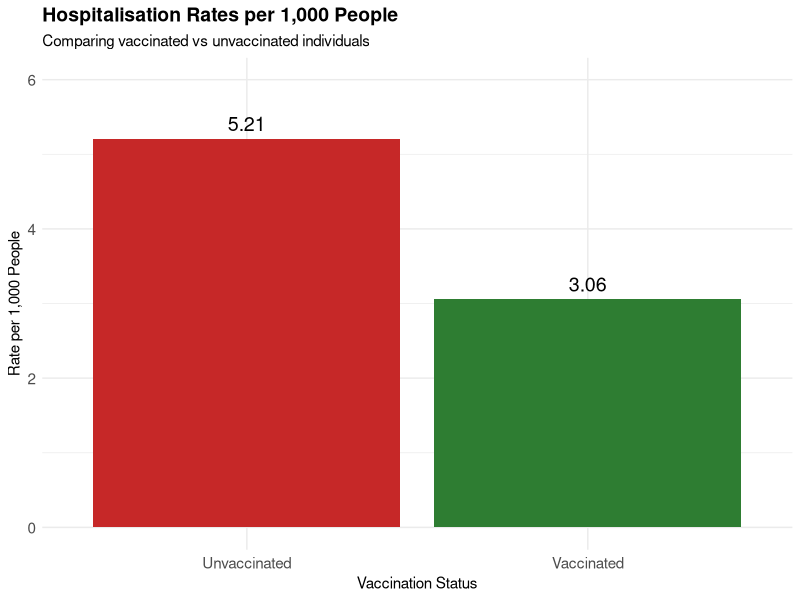
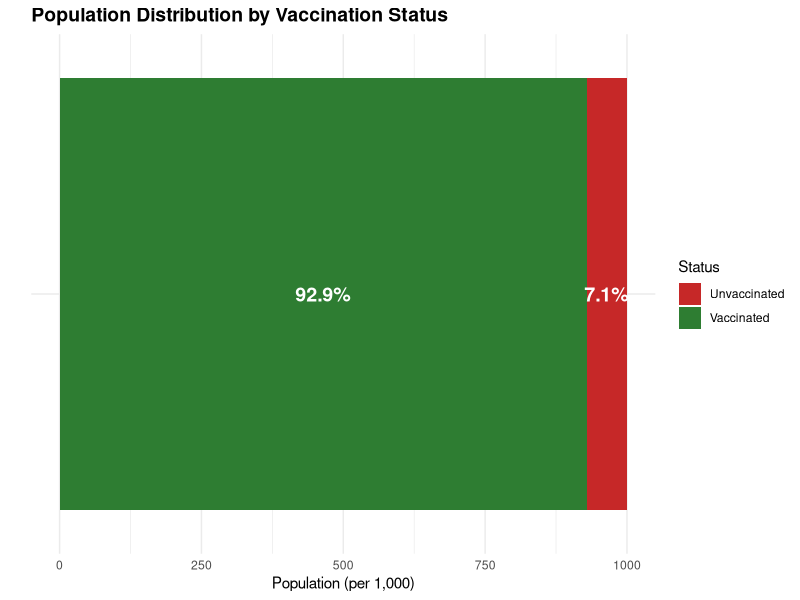
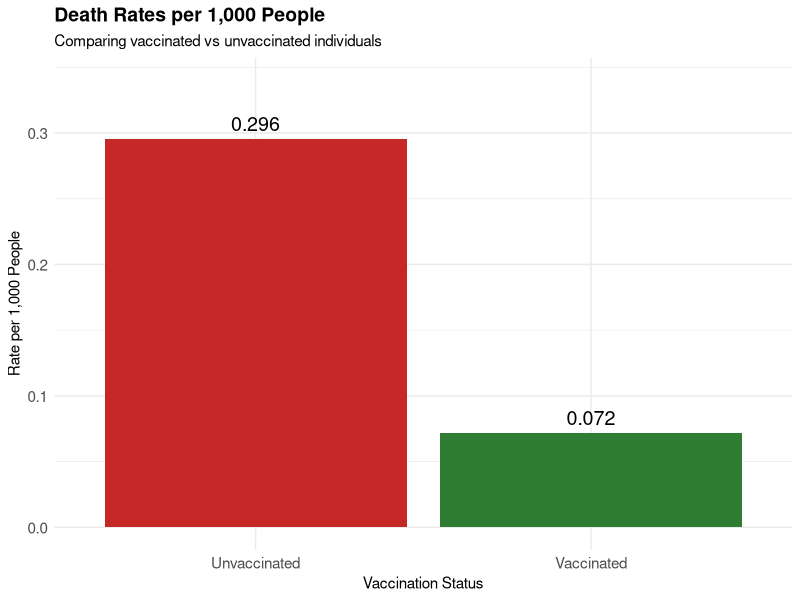

Source code (R) for these figures, in order:
## ---- chunk 1
knitr::opts_chunk$set(echo = TRUE)
require(ggplot2)
## ---- chunk 2
# Population data (per 1,000 people for rate calculation)
total_population <- 1000
vaccination_rate <- 0.929 # 92.9% vaccination rate in NSW, Jan 2022
vaccinated_population <- vaccination_rate * total_population
unvaccinated_population <- (1 - vaccination_rate) * total_population

# Hospitalisation numbers from NSW Health data
vaccinated_hospitalised <- 2627 + 215 # ICU + ward
unvaccinated_hospitalised <- 315 + 55 # ICU + ward

# Death numbers from NSW Health data
vaccinated_deaths <- 67
unvaccinated_deaths <- 21
## ---- chunk 3
unvaccinated_hospitalisation_rate <- unvaccinated_hospitalised / unvaccinated_population
## ---- chunk 4
vaccinated_hospitalisation_rate <- vaccinated_hospitalised / vaccinated_population
## ---- chunk 5
hospitalisation_rate_ratio <- unvaccinated_hospitalisation_rate / vaccinated_hospitalisation_rate
## ---- chunk 6
# Common theme for all visualisations
base_theme <- theme_minimal() +
  theme(
    legend.position = "none",
    plot.title = element_text(size = 14, face = "bold"),
    axis.text = element_text(size = 11)
  )

# Common colour palette
status_colours <- c("Vaccinated" = "#2E7D32", "Unvaccinated" = "#C62828")

# Create data frame for visualisation
hospital_data <- data.frame(
  Status = c("Vaccinated", "Unvaccinated"),
  Rate = c(vaccinated_hospitalisation_rate, unvaccinated_hospitalisation_rate),
  Population = c(vaccinated_population, unvaccinated_population),
  Hospitalised = c(vaccinated_hospitalised, unvaccinated_hospitalised)
)

# Hospitalisation rates comparison
ggplot(hospital_data, aes(x = Status, y = Rate, fill = Status)) +
  geom_col() +
  geom_text(aes(label = round(Rate, 2)), vjust = -0.5, size = 5) +
  scale_fill_manual(values = status_colours) +
  expand_limits(y = max(hospital_data$Rate) * 1.15) +
  labs(
    title = "Hospitalisation Rates per 1,000 People",
    subtitle = "Comparing vaccinated vs unvaccinated individuals",
    x = "Vaccination Status",
    y = "Rate per 1,000 People"
  ) +
  base_theme
## ---- chunk 7
# Population distribution
ggplot(hospital_data, aes(x = "", y = Population, fill = Status)) +
  geom_col(width = 1) +
  coord_flip() +
  scale_fill_manual(values = status_colours) +
  geom_text(
    aes(label = paste0(round(Population / total_population * 100, 1), "%")),
    position = position_stack(vjust = 0.5),
    size = 5,
    colour = "white",
    fontface = "bold"
  ) +
  labs(
    title = "Population Distribution by Vaccination Status",
    x = "",
    y = "Population (per 1,000)"
  ) +
  theme_minimal() +
  theme(
    axis.text.y = element_blank(),
    axis.ticks.y = element_blank(),
    plot.title = element_text(size = 14, face = "bold")
  )
## ---- chunk 8
vaccinated_death_rate <- vaccinated_deaths / vaccinated_population
unvaccinated_death_rate <- unvaccinated_deaths / unvaccinated_population
death_rate_ratio <- unvaccinated_death_rate / vaccinated_death_rate
## ---- chunk 9
# Death rates comparison
death_data <- data.frame(
  Status = c("Vaccinated", "Unvaccinated"),
  Rate = c(vaccinated_death_rate, unvaccinated_death_rate)
)

ggplot(death_data, aes(x = Status, y = Rate, fill = Status)) +
  geom_col() +
  geom_text(aes(label = round(Rate, 3)), vjust = -0.5, size = 5) +
  scale_fill_manual(values = status_colours) +
  expand_limits(y = max(death_data$Rate) * 1.15) +
  labs(
    title = "Death Rates per 1,000 People",
    subtitle = "Comparing vaccinated vs unvaccinated individuals",
    x = "Vaccination Status",
    y = "Rate per 1,000 People"
  ) +
  base_theme
